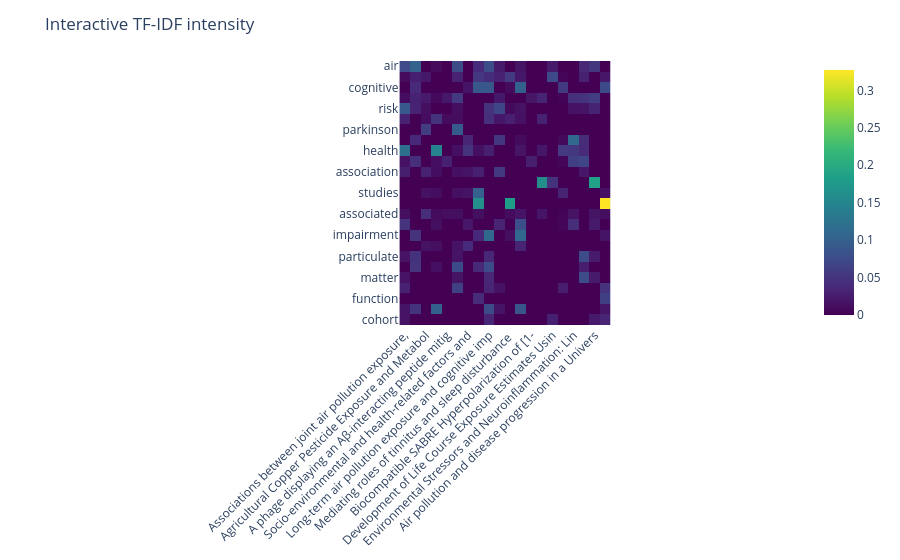

This figure's notebook cell:
### Code cell
# Term x document TF-IDF intensity for the top terms across the first N documents
MAX_DOCS = 20

term_to_idx = {t: i for i, t in enumerate(feature_names)}
selected = [term_to_idx[t] for t in top_terms.index if t in term_to_idx]
doc_idx = list(range(min(X.shape[0], MAX_DOCS)))

mat = X[doc_idx, :][:, selected].toarray().T  # terms x docs
term_labels = [feature_names[i] for i in selected]
doc_titles = (
    df_filtered.iloc[doc_idx]["title"].fillna("").astype(str).str.slice(0, 50).tolist()
)

plt.figure(figsize=(max(10, len(doc_titles) * 0.8), max(6, len(term_labels) * 0.35)))
sns.heatmap(mat, yticklabels=term_labels, xticklabels=doc_titles, cmap="viridis", linewidths=0.3)
plt.title(f"TF-IDF intensity (top {len(term_labels)} terms x {len(doc_titles)} docs)")
plt.xlabel("documents")
plt.ylabel("n-gram term")
plt.xticks(rotation=45, ha="right")
plt.tight_layout()
plt.show()

if _HAS_PLOTLY:
    fig = px.imshow(mat, x=doc_titles, y=term_labels, color_continuous_scale="Viridis")
    fig.update_layout(title="Interactive TF-IDF intensity", xaxis={"tickangle": -45})
    try:
        fig.show()
    except ValueError as e:
        # Interactive Plotly rendering needs nbformat>=4.2.0 in the kernel.
        # The static seaborn heatmap above already shows the same data.
        print("Skipping interactive Plotly chart -", e)
        print("To enable it, install nbformat in this kernel: pip install nbformat")

### Figure 1 — Plotly figure (JSON) as saved in the notebook; plotly's stock layout.template omitted (floating-point values rounded to 4 significant figures; data arrays with more than 128 entries replaced by an {"elided": "..."} marker saying what was removed)
{"data": [{"coloraxis": "coloraxis", "hovertemplate": "x: %{x}<br>y: %{y}<br>color: %{z}<extra></extra>", "name": "0", "type": "heatmap", "x": ["Associations between joint air pollution exposure,", "Dissecting the effect of long-term exposure to air", "Agricultural Copper Pesticide Exposure and Metabol", "Self-reported, functional, and objective health an", "A phage displaying an Aβ-interacting peptide mitig", "Short-term associations between ambient air pollut", "Socio-environmental and health-related factors and", "Co-exposure to air pollution and noise from traffi", "Long-term air pollution exposure and cognitive imp", "Environmental Factors and Risk of Early-Onset Deme", "Mediating roles of tinnitus and sleep disturbance ", "Bayesian network analysis of cognitive impairment ", "Biocompatible SABRE Hyperpolarization of [1-", "Amyotrophic Lateral Sclerosis (ALS)-Related Mortal", "Development of Life Course Exposure Estimates Usin", "Mapping social determinants of cognitive health in", "Environmental Stressors and Neuroinflammation: Lin", "Combined and synergistic effects of heat and fine ", "Air pollution and disease progression in a Univers", "Associations between road, rail and aircraft traff"], "xaxis": "x", "y": ["air", "exposure", "cognitive", "disease", "risk", "study", "parkinson", "environmental", "health", "alzheimer disease", "association", "als", "studies", "noise", "associated", "factors", "impairment", "analysis", "particulate", "term", "matter", "associations", "function", "older", "cohort"], "yaxis": "y", "z": {"elided": "25x20 float values"}}], "layout": {"coloraxis": {"colorscale": [[0, "#440154"], [0.1111, "#482878"], [0.2222, "#3e4989"], [0.3333, "#31688e"], [0.4444, "#26828e"], [0.5556, "#1f9e89"], [0.6667, "#35b779"], [0.7778, "#6ece58"], [0.8889, "#b5de2b"], [1, "#fde725"]]}, "margin": {"t": 60}, "title": {"text": "Interactive TF-IDF intensity"}, "xaxis": {"anchor": "y", "constrain": "domain", "domain": [0, 1], "scaleanchor": "y", "tickangle": -45}, "yaxis": {"anchor": "x", "autorange": "reversed", "constrain": "domain", "domain": [0, 1]}}}
